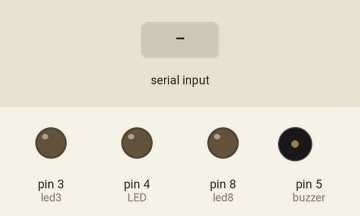
Recording of a sketch running on a simulated Arduino Uno, built with avr-gcc and run on an emulated ATmega328P. On the bench: output pins drawn as LEDs (lit = HIGH), buzzer (waves = sounding). The inputs (shaded band) are chosen by the test bench. What the sketch prints to the serial monitor is not drawn.

Above: at 1.2 s.
1.3 s: "clon\n" received over Serial
At 1.9 s:
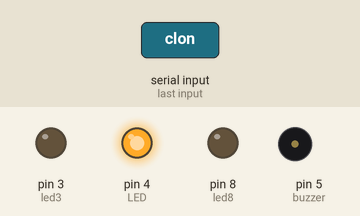
2.8 s: "solar\n" received over Serial
At 3.9 s:
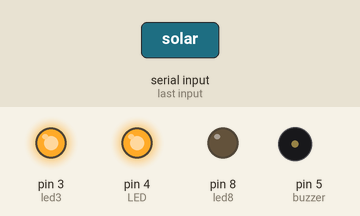
4.3 s: "cloff\n" received over Serial
At 5.4 s:
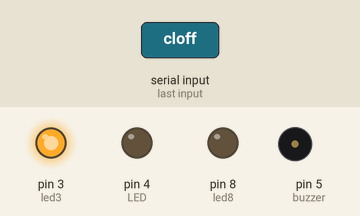
5.8 s: "eolic\n" received over Serial
At 6.2 s:
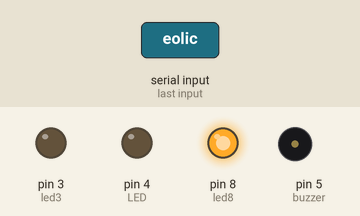
7.3 s: "watering\n" received over Serial
At 7.51 s:
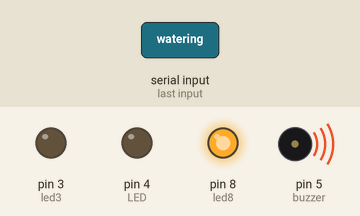
9.2 s: "clon\n" received over Serial
At 10.3 s:
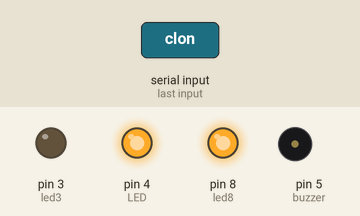
Timing chart, 0 to 11.7 s (numbered marks = the images above; inputs shaded):
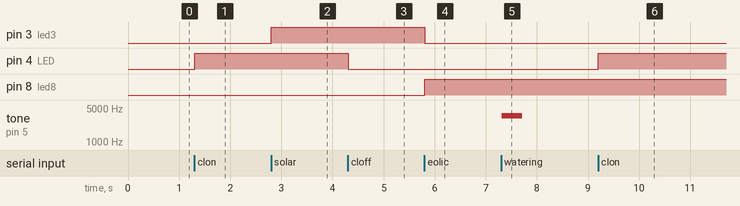

Measured:
- after the input at 1.3 s, pin 4 (LED): LOW → HIGH at once
- after the input at 2.8 s, pin 3 (led3): LOW → HIGH at once
- after the input at 4.3 s, pin 4 (LED): HIGH → LOW at once
- after the input at 5.8 s, pin 3 (led3): HIGH → LOW at once; pin 8 (led8): LOW → HIGH at once
- after the input at 7.3 s, tone on pin 5 (buzzer): silent → 3500 Hz at once, → silent 0.40 s later
- after the input at 9.2 s, pin 4 (LED): LOW → HIGH at once

The sketch:

sketch_mar19b.ino
```cpp
#include "Arduino_SensorKit.h"

float pressure;
int light_sensor = A3;
int potentiometer = A0;

int LED = 4;
int led8 = 8;
int led3 = 3;
int buzzer = 5;

int passive_algorithm;

void setup() {
Serial.begin(9600); //begin Serial Communication

pinMode(LED,OUTPUT);
pinMode(led3,OUTPUT);
pinMode(led8,OUTPUT);
pinMode(potentiometer,INPUT);
pinMode(buzzer,OUTPUT);

passive_algorithm = 0;

Pressure.begin();
}

void loop() {
String inputString = Serial.readStringUntil('\n');
  if(inputString=="read"){
      int raw_light = analogRead(light_sensor); // read the raw value from light_sensor pin (A3)
      int wind = map(Pressure.readPressure(), 90000, 110000, 0, 100);

      int light = map(raw_light, 0, 1023, 0, 100); // map the value from 0, 1023 to 0, 100

      int potentiometer = map(analogRead(potentiometer),0,1023,0,100);

      String message = "r-" + String(light) + "-" + String(wind) + "-" + String(potentiometer);
      Serial.print(message);
      Serial.flush();
  } else if (inputString=="clon" && passive_algorithm == 0) {
      digitalWrite(LED,HIGH);
      Serial.print("City lights on");
      Serial.flush();
  } else if (inputString=="cloff" && passive_algorithm == 0) {
      digitalWrite(LED,LOW);
      Serial.print("City lights off");
      Serial.flush();
  } else if (inputString=="solar" && passive_algorithm == 0) {
      digitalWrite(led3,HIGH);
      digitalWrite(led8,LOW);
      Serial.print("solar");
      Serial.flush();
  } else if (inputString=="eolic" && passive_algorithm == 0) {
      digitalWrite(led8,HIGH);
      digitalWrite(led3,LOW);
      Serial.print("eolic");
      Serial.flush();
  } else if (inputString=="none" && passive_algorithm == 0) {
      digitalWrite(led3,LOW);
      digitalWrite(led8,LOW);
      digitalWrite(LED,LOW);
      Serial.print("none");
      Serial.flush();
  } else if (inputString=="watering" && passive_algorithm == 0) {
      tone(buzzer,3500);
      delay(400);
      noTone(buzzer);
      Serial.print("watering");
      Serial.flush();
  } else if (inputString == "passiveOff")  {
      passive_algorithm = 1;
      Serial.print("passiveOff");
      Serial.flush();
  } else if (inputString == "passiveOn") {
      passive_algorithm = 0;
      Serial.print("passiveOn");
      Serial.flush();
  } else if (inputString=="userclon") {
      digitalWrite(LED,HIGH);
      Serial.print("City lights on");
      Serial.flush();
  } else if (inputString=="usercloff") {
      digitalWrite(LED,LOW);
      Serial.print("City lights off");
      Serial.flush();
  } else if (inputString=="usersolar") {
      digitalWrite(led3,HIGH);
      digitalWrite(led8,LOW);
      Serial.print("solar");
      Serial.flush();
  } else if (inputString=="usereolic") {
      digitalWrite(led8,HIGH);
      digitalWrite(led3,LOW);
      Serial.print("eolic");
      Serial.flush();
  } else if (inputString=="usernone") {
      digitalWrite(led3,LOW);
      digitalWrite(led8,LOW);
      digitalWrite(LED,LOW);
      Serial.print("none");
      Serial.flush();
  } else if (inputString=="userwatering") {
      tone(buzzer,3500);
      delay(400);
      noTone(buzzer);
      Serial.print("watering");
      Serial.flush();
  }
  }
```
